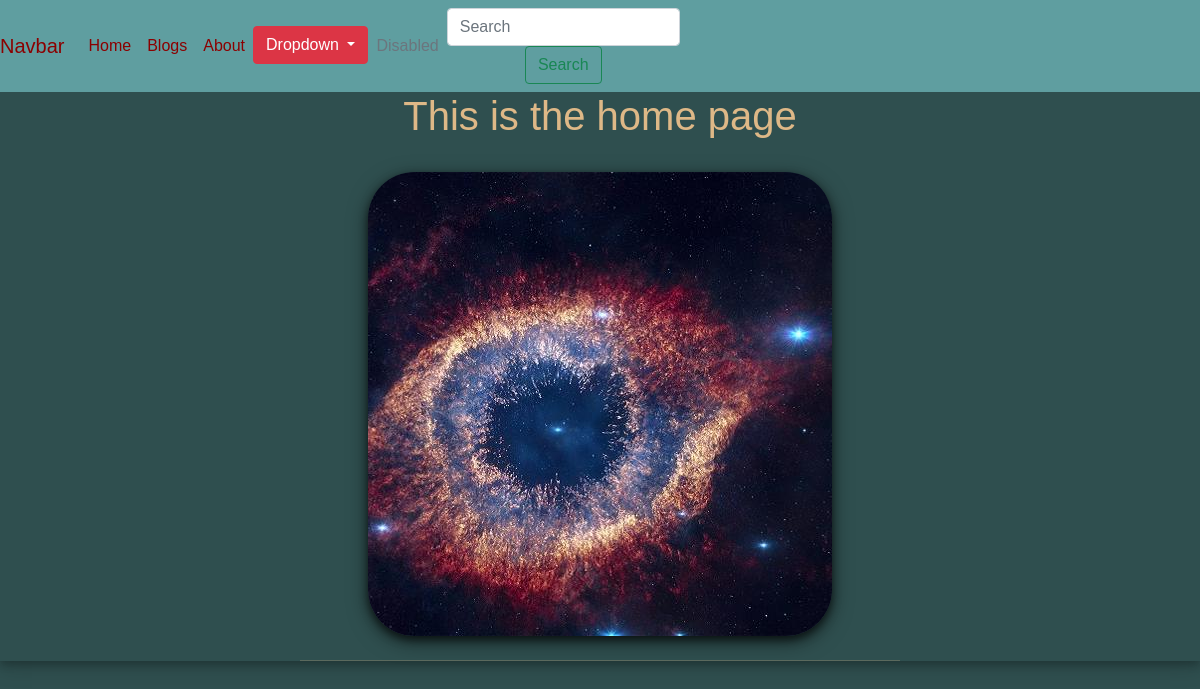
The app's page /, older data.
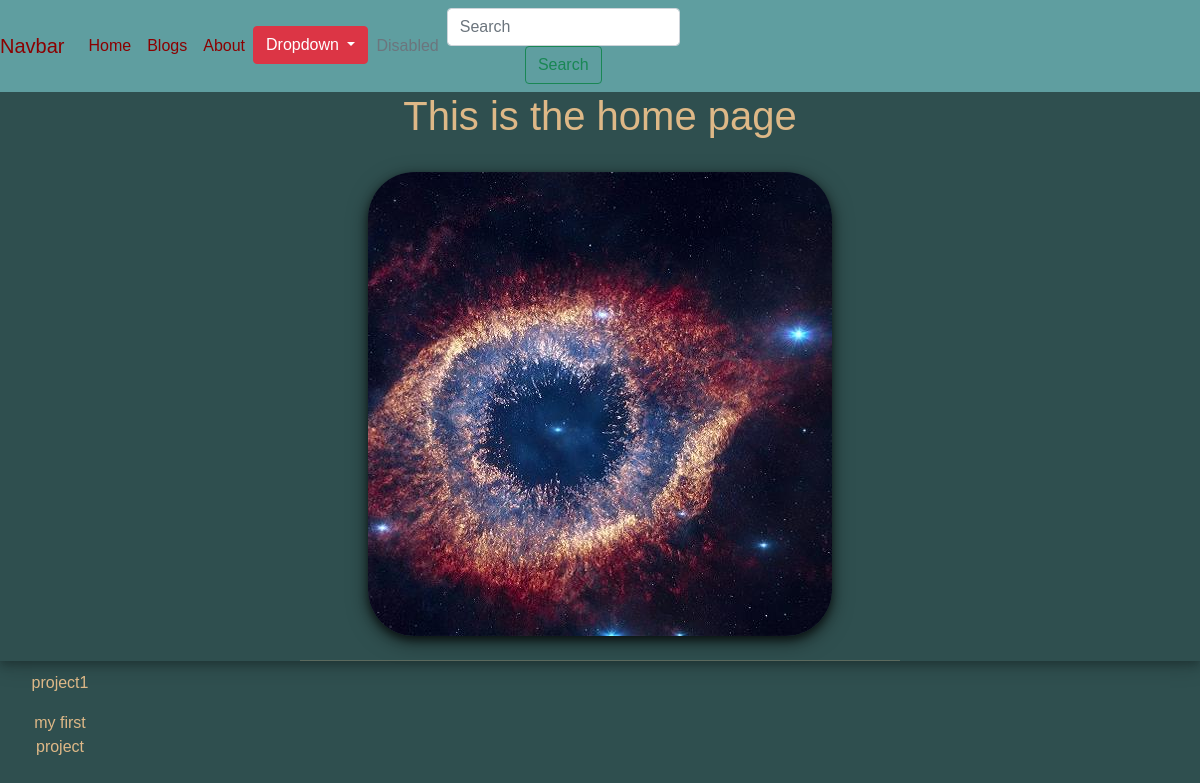
The same page, newer data.
### portfolio/models.py (models this page shows)
class project(models.Model):
    title = models.CharField(max_length=100)
    description = models.CharField(max_length=250)
    image = models.ImageField(upload_to='portfolio/images/')
    url = models.URLField(blank=True)

### portfolio/views.py (the view)
# urls.py: 2. Add a URL to urlpatterns:  path('', views.home, name='home')
def home(request):
    projects = project.objects.all()
    return render(request, 'portfolio/home.html', {'project': projects})

### portfolio/templates/portfolio/home.html (shortened to what this page needs)
{% extends 'portfolio/base.html' %}
{% block content %}
<h1>This is the home page</h1>
{% load static %}
<br>
<img src="{% static 'portfolio/1605599664.jpg' %}">
<br>
<br>
<hr style="width:50%; margin: auto;">
        {% for project in project %}
            <div style="width: 100px; float: left; height: 100px; margin: 10px;">
                <p>{{ project.title }}</p>
                <p>{{ project.description }}</p>
            </div>
        {% endfor %}
{% endblock %}

Row changes from the older to the newer data that the page shows:
added project: title "project1", description "my first project"
